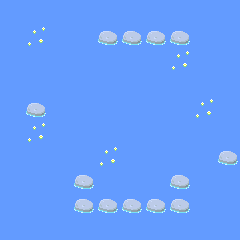

This game map was drawn from its Tiled (.tmx) file and the tilesets committed beside it. A one-line description and the full map source follow:
An orthogonal 10x10 tile map with 24x24 px tiles, 1 tile layer (bgTiles) and 21 objects.

<map version="1.2" tiledversion="2019.04.18" orientation="orthogonal" renderorder="right-down" width="10" height="10" tilewidth="24" tileheight="24" infinite="0" nextlayerid="5" nextobjectid="68">
 <properties>
  <property name="Name" value="Lily Pads Three" />
 </properties>
 <tileset firstgid="1" source="tileset-pond.tsx" />
 <layer id="1" name="bgTiles" width="10" height="10">
  <properties>
   <property name="tileset" value="tileset-pond" />
  </properties>
  <data encoding="csv">
2,2,2,2,2,2,2,2,2,2,
2,3,2,2,6,6,6,6,2,2,
2,2,2,2,2,2,2,3,2,2,
2,2,2,2,2,2,2,2,2,2,
2,6,2,2,2,2,2,2,3,2,
2,3,2,2,2,2,2,2,2,2,
2,2,2,2,3,2,2,2,2,6,
2,2,2,6,2,2,2,6,2,2,
2,2,2,6,6,6,6,6,2,2,
2,2,2,2,2,2,2,2,2,2
</data>
 </layer>
 <objectgroup id="2" name="platforms">
  <object id="44" template="LilyPad.tx" x="48" y="120" />
  <object id="46" template="Tree.tx" x="120" y="120" />
  <object id="47" template="LilyPad.tx" x="96" y="72" />
  <object id="48" template="LilyPad.tx" x="96" y="144" />
  <object id="49" template="LilyPad.tx" x="144" y="120" />
  <object id="50" template="SolidGround.tx" x="144" y="216" />
  <object id="51" template="SolidGround.tx" x="120" y="216" />
  <object id="52" template="SolidGround.tx" x="96" y="216" />
  <object id="53" template="SolidGround.tx" x="72" y="216" />
  <object id="54" template="SolidGround.tx" x="168" y="216" />
  <object id="57" template="SolidGround.tx" x="96" y="48" />
  <object id="58" template="SolidGround.tx" x="120" y="48" />
  <object id="59" template="SolidGround.tx" x="144" y="48" />
  <object id="60" template="SolidGround.tx" x="168" y="48" />
  <object id="61" template="SolidGround.tx" x="72" y="192" />
  <object id="62" template="SolidGround.tx" x="168" y="192" />
  <object id="64" template="SolidGround.tx" x="216" y="168" />
  <object id="66" template="LilyPad.tx" x="168" y="168" />
  <object id="67" template="SolidGround.tx" x="24" y="120" />
 </objectgroup>
 <objectgroup id="3" name="objects">
  <object id="43" template="Player.tx" x="24" y="120" />
 </objectgroup>
 <objectgroup id="4" name="floaters">
  <object id="65" template="Goal.tx" x="216" y="168" />
 </objectgroup>
</map>